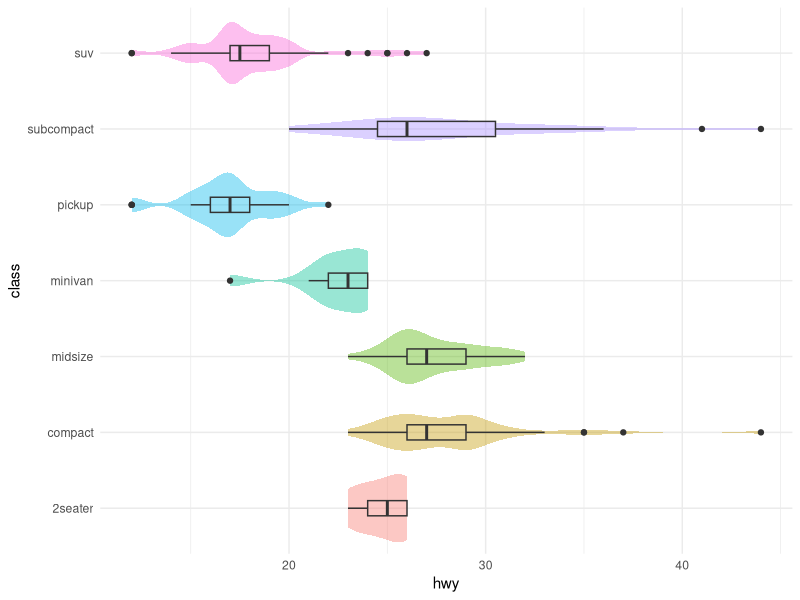
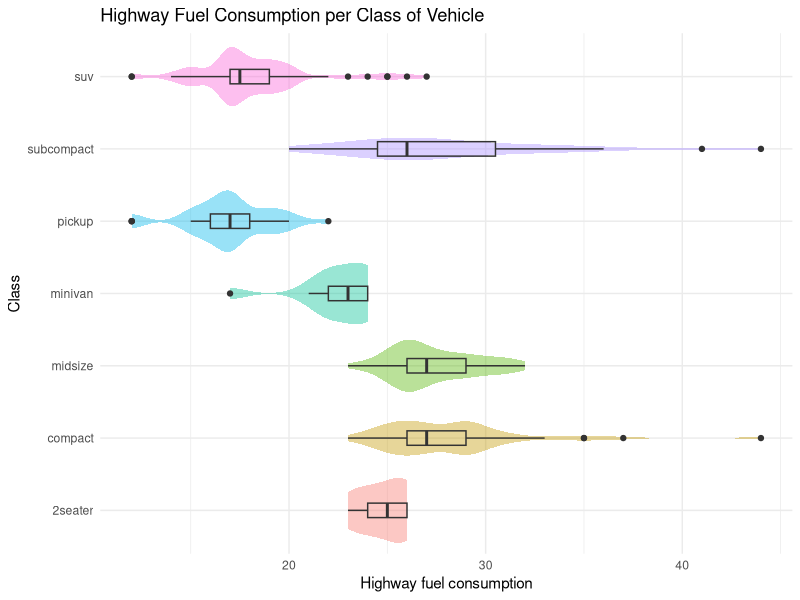
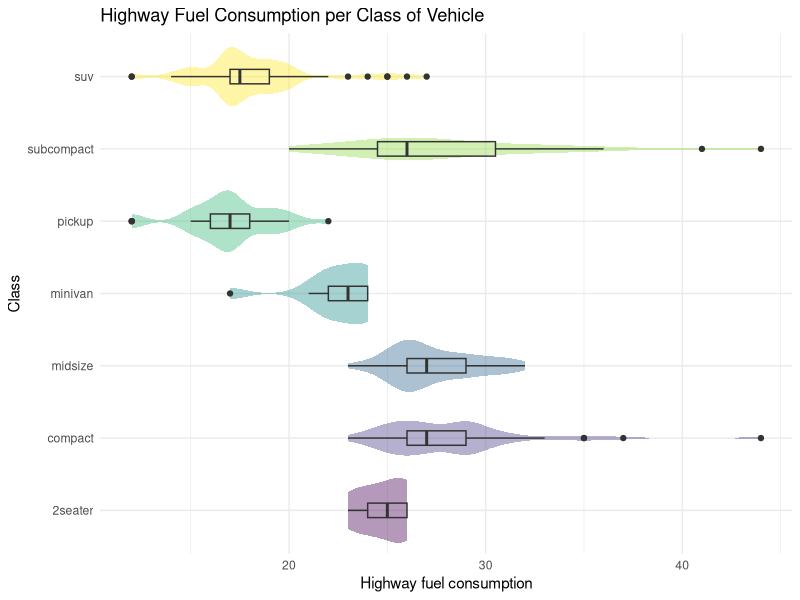

The R script that drew these images, in order:
# Load the necessary library
library(ggplot2)
library(viridis)
library(dplyr)

# Set the default theme to minimal
theme_set(theme_minimal())

# Store the mpg dataset to dedicated variable (just to be safe)
data_mpg <- mpg

# Create a box plot with transparent fill and a viloin plot behind it
plot1 <- ggplot(data_mpg, aes(x=hwy, y=class)) + 
  #Don't forget to hide the legend of the violin plot
  geom_violin(aes(fill=class), color=NA, alpha=0.4, show.legend=F) + 
  geom_boxplot(width=0.2, fill=NA)
plot1

# Change the labels
plot2 <- plot1 +
  labs(title = "Highway Fuel Consumption per Class of Vehicle", y="Class", x="Highway fuel consumption")
plot2

# Change the color palette to viridis and set it to discrete 
plot3 <- plot2 + scale_fill_viridis(discrete = T)
plot3